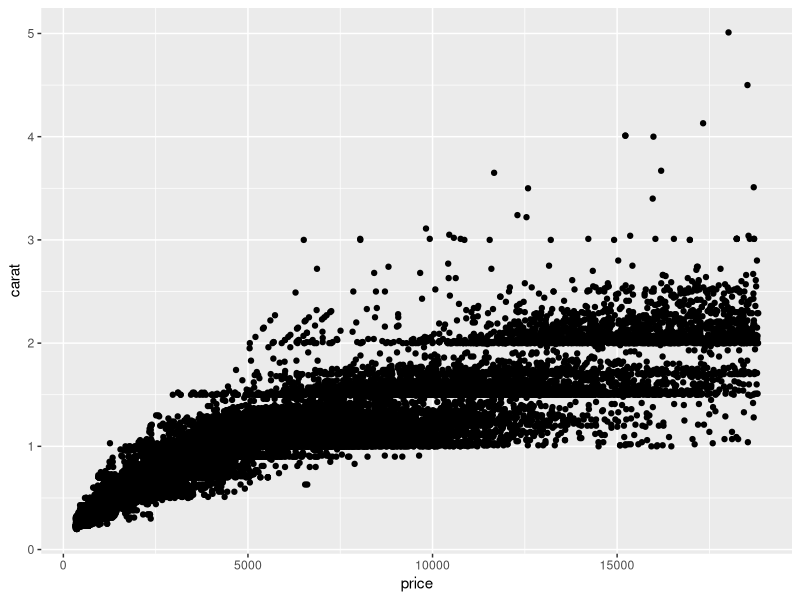
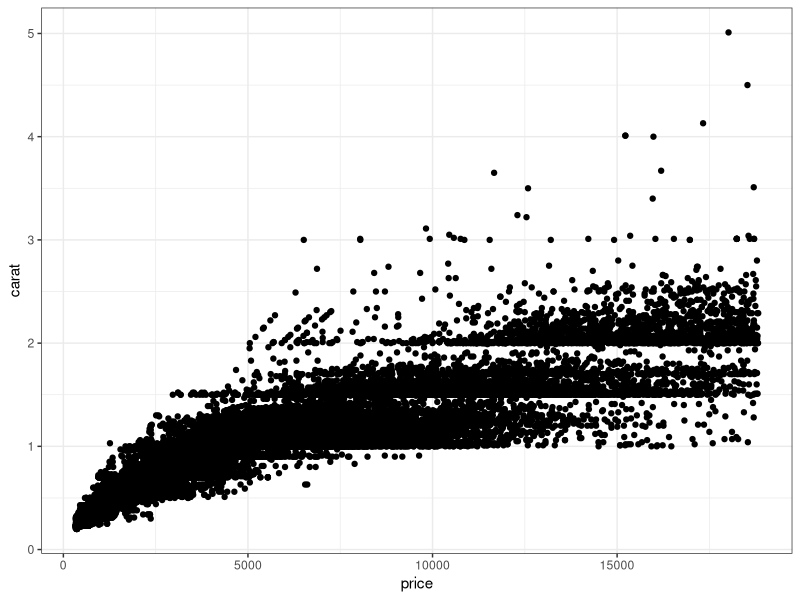

R code for these plots, in order:
## ---- chunk 1
### In this code chunk, start with the diamonds dataset (built in to
### ggplot2 package) and create a plot of price vs. carat (or some other
### variables of your choice)
library(ggplot2)

ggplot(data = diamonds) +
  geom_point(aes(x = price, y = carat))

## ---- chunk 2
### In this code chunk, start with the diamonds dataset (built in to
### ggplot2 package) and create a subset based on filtering, e.g., 
### size greater than 1 carat or cut is "Ideal"
library(dplyr)

diamonds_df <- ggplot2::diamonds |>
  filter(carat > 1)

## ---- chunk 3
#Poooooooppyyyy pooooppppyyyy

ggplot(data = diamonds) +
  geom_point(aes(x = price, y = carat)) +
  theme_bw()
## ---- chunk 4
### Both partners - delete this comment, then write some code here
### to plot, summarize, calculate something simple using the diamonds
### dataset.


